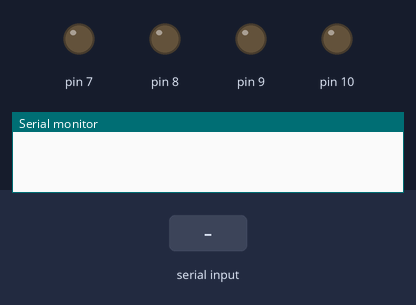
The sketch below on a simulated Arduino Uno, built with avr-gcc and run on an emulated ATmega328P. Parts: output pins drawn as LEDs (lit = HIGH), the last lines printed to the serial monitor. The test bench sets the inputs (shaded band).

Above: at 1.2 s.
1.3 s: "*go" received over Serial
At 1.7 s:
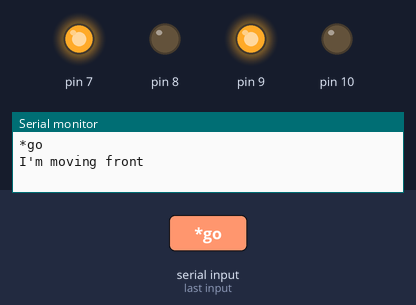
2.8 s: "*back" received over Serial
At 3.6 s:
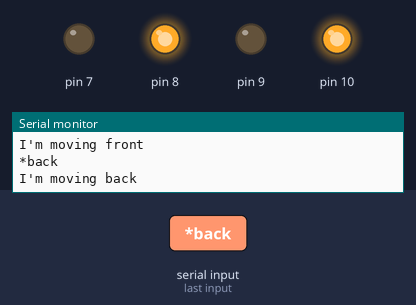
4.3 s: "*right" received over Serial
At 5.1 s:
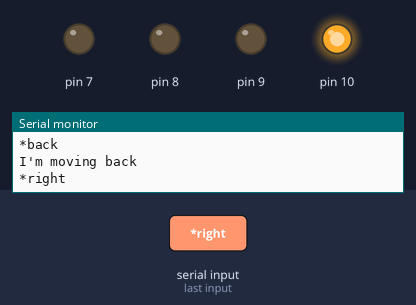
Timing chart, 0 to 7.3 s (numbered marks = the images above; inputs shaded):
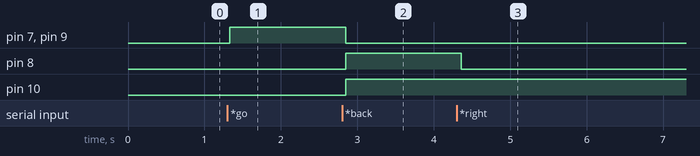

Measured:
- after the input at 1.3 s, pin 7, pin 9: LOW → HIGH at once
- after the input at 2.8 s, pin 7, pin 9: HIGH → LOW after 0.05 s; pin 8, pin 10: LOW → HIGH after 0.05 s
- after the input at 4.3 s, pin 8: HIGH → LOW after 0.06 s

The sketch:

Car.ino
```cpp
String voice;

void setup() {

  Serial.begin(9600);
  pinMode(9, OUTPUT);
  pinMode(8, OUTPUT);
  pinMode(7, OUTPUT);
  pinMode(10, OUTPUT);

}
/*-----------------------------------------------------------------------*/
void loop() {

  while (Serial.available()) { //Check if there is an available byte to read
    delay(10); //Delay added to make thing stable
    char c = Serial.read(); //Conduct a serial read
    if (c == '#') {
      break; //Exit the loop when the # is detected after the word
    }
    voice += c; //Shorthand for voice = voice + c
  }
  if (voice.length() > 0) {
    Serial.println(voice);

    if (voice == "*go")
    {
      digitalWrite(7,HIGH);
      digitalWrite(8,LOW);
      digitalWrite(9,HIGH);
      digitalWrite(10,LOW);
      Serial.println("I'm moving front");
    }

    else if (voice == "*back")
    {
      digitalWrite(7,LOW);
      digitalWrite(8,HIGH);
      digitalWrite(9,LOW);
      digitalWrite(10,HIGH);
      Serial.println("I'm moving back");
    }
   else if (voice == "*right")
    {
      digitalWrite(7,LOW);
      digitalWrite(8,LOW);
      digitalWrite(9,LOW);
      digitalWrite(10,HIGH);
      delay(5000);
      Serial.println("I'm moving right");
    }
    else if (voice == "*left")
    {
      digitalWrite(7,LOW);
      digitalWrite(8,HIGH);
      digitalWrite(9,LOW);
      digitalWrite(10,LOW);
      delay(5000);
      Serial.println("I'm moving LEFT");
    }

     else if (voice == "*stop")
    {
      digitalWrite(7,LOW);
      digitalWrite(8,LOW);
      digitalWrite(9,LOW);
      digitalWrite(10,LOW);
      Serial.println("Uff!!");
    }
    else
    {
    }

    voice = "";
  }
} //Reset the variable after initiating
```
